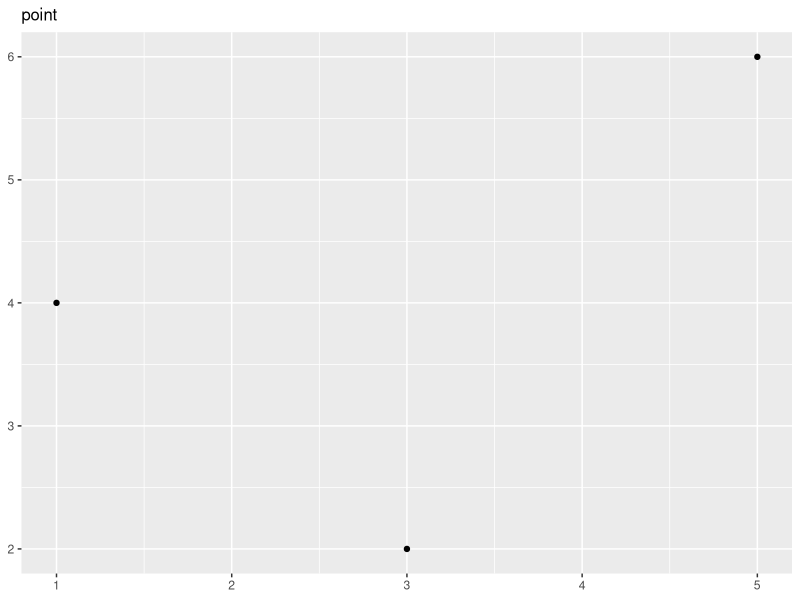
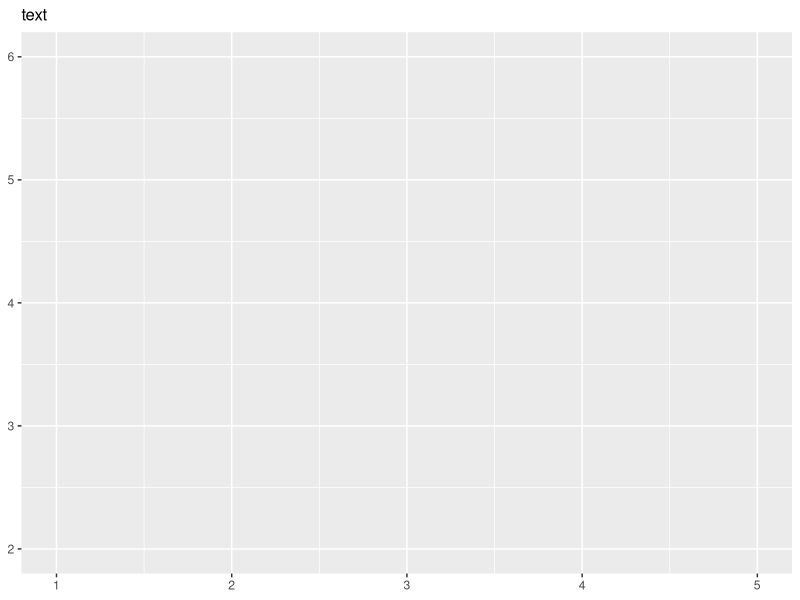
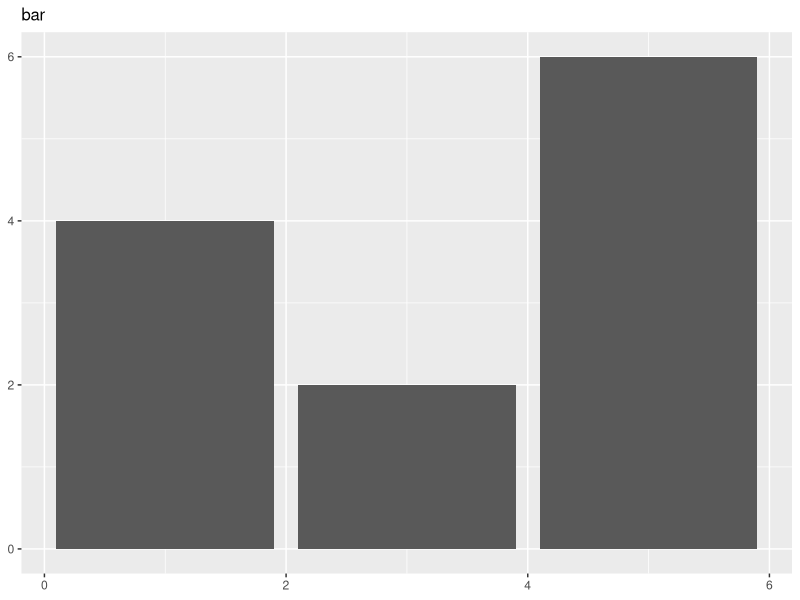
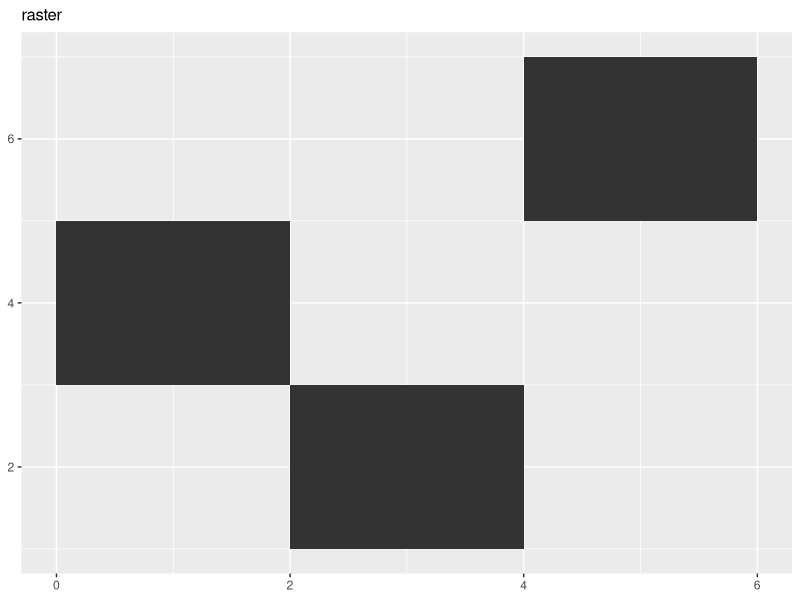
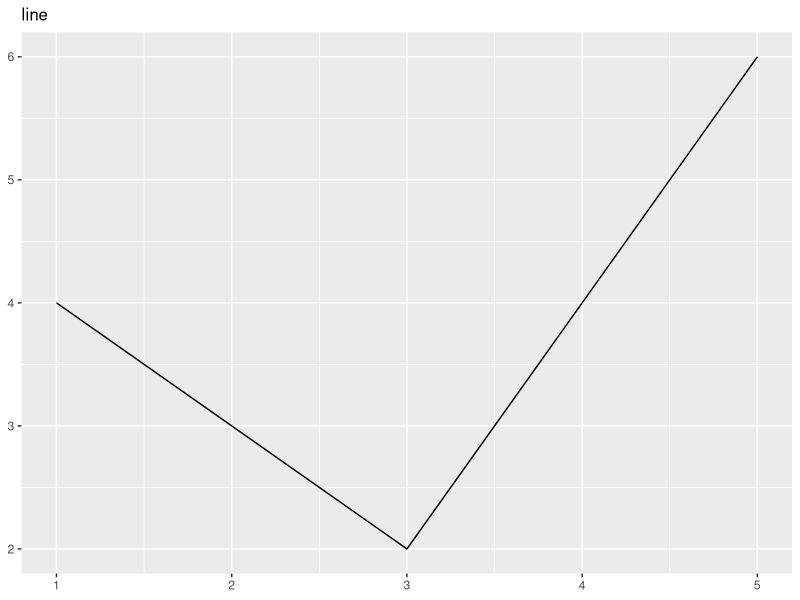
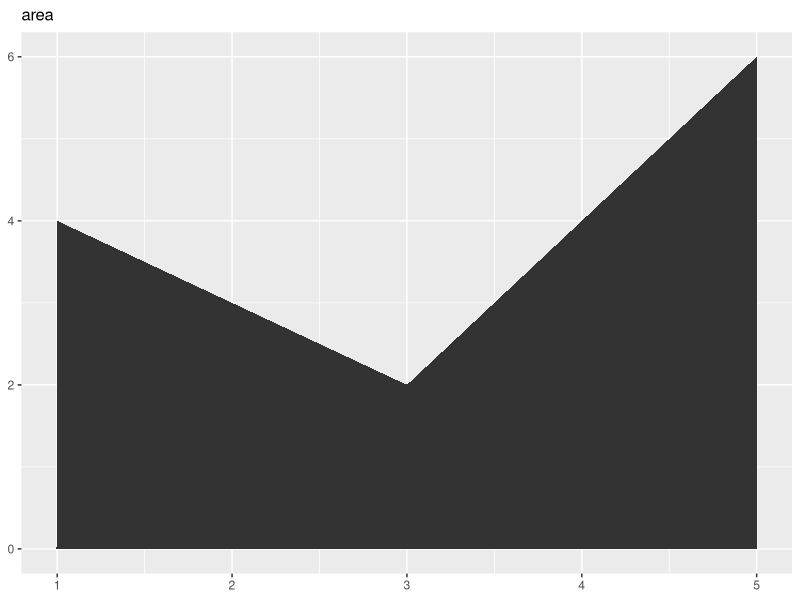
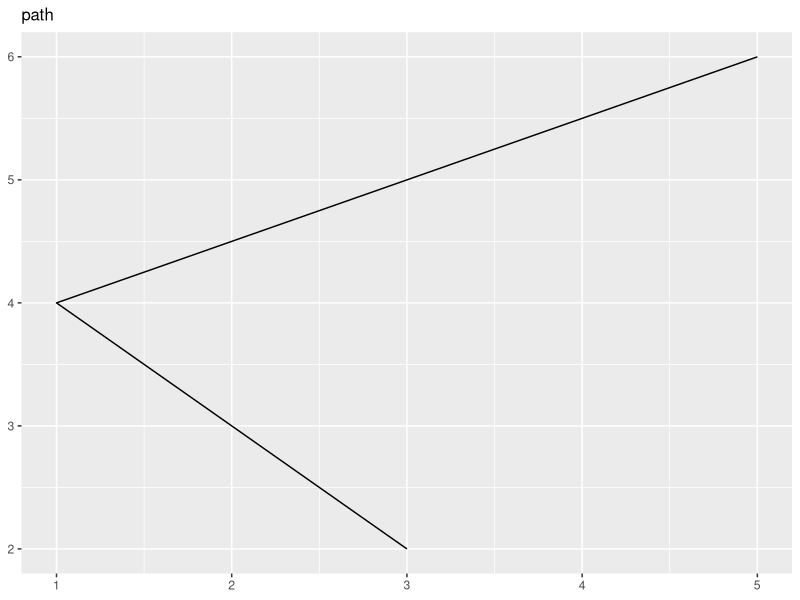
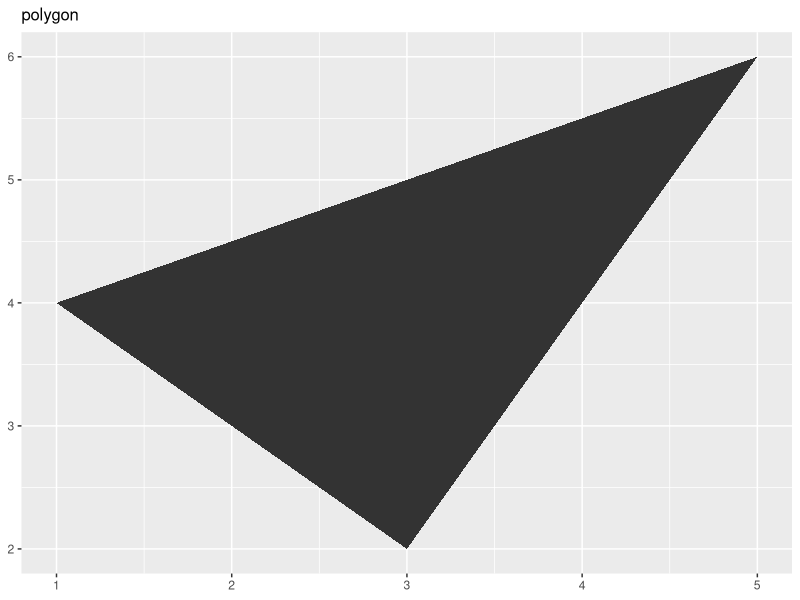

Write R code to recreate these figures, in order.
## ---- chunk 1
library(knitr)

knitr::opts_chunk$set(eval = TRUE)

opts_chunk$set(fig.align = "center", fig.height = 4, fig.width = 8) # for html
opts_knit$set(progress = FALSE, verbose = TRUE)

## ---- chunk 2

require(data.table, quietly = TRUE, warn.conflicts = FALSE)
assignInNamespace("cedta.pkgEvalsUserCode", c(data.table:::cedta.pkgEvalsUserCode, "rtvs"), "data.table")

require(dplyr, quietly = TRUE, warn.conflicts = FALSE)
require(ggplot2, quietly = TRUE, warn.conflicts = FALSE)

mpg

## ---- chunk 3

df <- data.frame(x = c(3, 1, 5),
                 y = c(2, 4, 6),
                 label = c("a", "b", "c"))

p <- ggplot(df, aes(x, y, label = label)) +
    labs(x = NULL, y = NULL) + # Hide axis label
    theme(plot.title = element_text(size = 12))

p + geom_point() + ggtitle("point")
p + geom_text(label = "") + ggtitle("text")
p + geom_bar(stat = "identity") + ggtitle("bar")
p + geom_tile() + ggtitle("raster")

p + geom_line() + ggtitle("line")
p + geom_area() + ggtitle("area")
p + geom_path() + ggtitle("path")
p + geom_polygon() + ggtitle("polygon")

